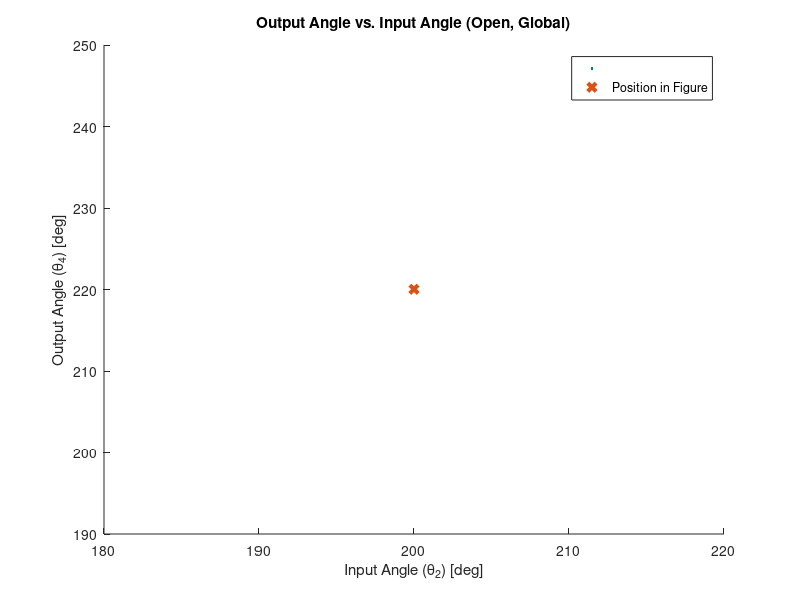
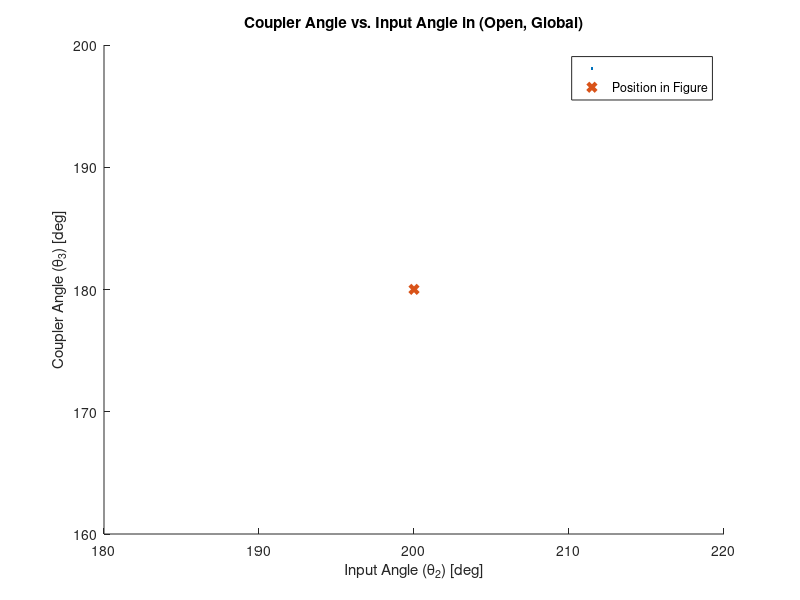
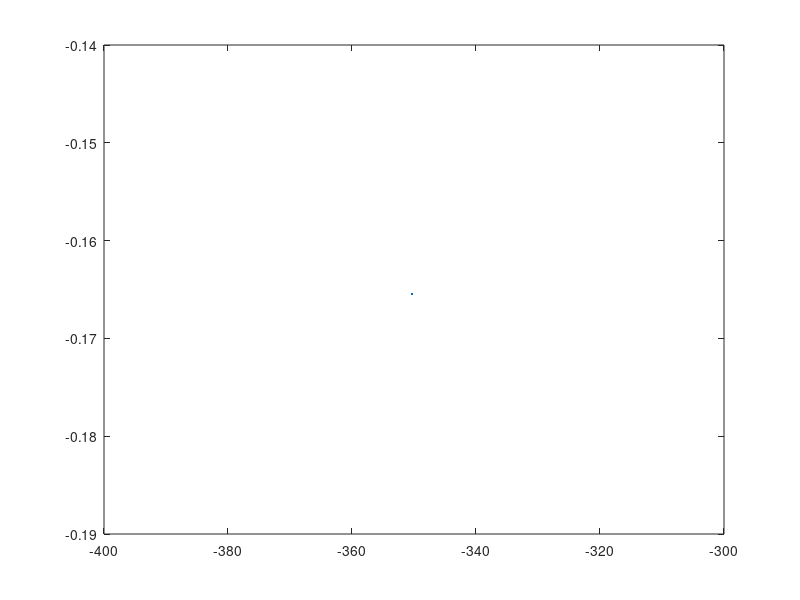

Source code (MATLAB) for these figures, in order: (Note: this script raises an error after producing the figures.)
%% ME480 Mechanism Solver
%Author: Michael Pagan
clc, clear, close all

%% 4 Bar Pin Joint Mechanism Parameters
% Link lengths
Lengths = [290/1000, 170/1000, 390/1000, 209/1000]; %a,b,c,d 
a = Lengths(1); %input (crank) length
b = Lengths(2); %coupler length
c = Lengths(3); %output length
d = Lengths(4); %ground length
units = 'mm'; %units of above link lengths

% transform between local and global coordinates
theta1 = 360 - 133.5; %ccw angle from local +x axis to global X axis
     %local +x points from crank ground to ouput ground (O2 to O4)  
     
% point of interest P on linkage
P_link = 'b'; %define which link the point is on: 'a' 'b' or 'c'
delta = 0; %fixed angle between selected link vector and point vector on 
                %link. e.g. angle between AB and AP. cw = negative
p = 350; %distance from link pin joint to desired point P (e.g. AP)

% position of mechanism shown in figure
theta2_fig_g = 200; %approximate theta 2 for determining configuration of 
                    %figure. Global system. Must be between 0-360 deg.
theta3_fig_g = 180; %approximate theta 3 for determining configuration of 
                    %figure. Global system. Must be between 0-360 deg. 
theta2_fig_l = theta2_fig_g + theta1; %DO NOT EDIT                 

% given speed and acceleration of crank
omega2 = -3; %input velocity [rad/s]
alpha2 = 1.60; %input acceleration [rad/s^2]

%Custom input range for crank in local coordinates
override_togs = 1; %change to 1 to use custom range
custom_input = theta2_fig_l; %specify custom range LOCAL coordinates
       
%No edits must be made below this header%    
%%%%%%%%%%%%%%%%%%%%%%%%%%%%%%%%%%%%%%%%%%%%%%%%%%%%%%%%%%%%%%%%%%%%%%%%%%
%   _  _     ____          _____    _____ _____ _   _ 
%  | || |   |  _ \   /\   |  __ \  |  __ \_   _| \ | |
%  | || |_  | |_) | /  \  | |__) | | |__) || | |  \| |
%  |__   _| |  _ < / /\ \ |  _  /  |  ___/ | | | . ` |
%     | |   | |_) / ____ \| | \ \  | |    _| |_| |\  |
%     |_|   |____/_/    \_\_|  \_\ |_|   |_____|_| \_|
%%%%%%%%%%%%%%%%%%%%%%%%%%%%%%%%%%%%%%%%%%%%%%%%%%%%%%%%%%%%%%%%%%%%%%%%%%                                                   
%% Toggle Positions
% Grashof determination
links = [a,b,c,d];
grash = 0; %flag for grashof
if (max(links)+ min(links)) <= sum(links)-(max(links)+ min(links))
    disp('GRASHOF MECHANISM')
    grash = 1;
else
    disp('NON-GRASHOF MECHANISM')
end

% Determine toggle points
%Flags for number of toggles
Onetog = 0;
Twotog = 0;
Notog = 0;

% Test for NaN case
tog1_inards = (a.^2+d.^2-b.^2-c.^2)./(2*a*d)+b*c./(a*d);
tog2_inards = (a.^2+d.^2-b.^2-c.^2)./(2*a*d)-b*c./(a*d);

% Calculate the two toggle positions, in local coordinates
if xor((abs(tog1_inards) > 1), (abs(tog2_inards) > 1))
    %checks that ONLY one of the toggle equations is valid
    Onetog = 1; %flag that we have opposite/equal togs
    disp('EQUAL AND OPPOSITE TOGGLE POSITIONS')
    if abs(tog1_inards) < 1 %plus case is valid
        theta_tog1_l = (acosd(tog1_inards)); %plus
        theta_tog2_l = -theta_tog1_l;

    else %minus case is valid
        theta_tog2_l = (acosd(tog2_inards)); % minus
        theta_tog1_l = -theta_tog2_l;
    end
elseif (abs(tog1_inards) > 1) && (abs(tog2_inards) > 1) 
    %checks that NEITHER toggle equations are valid
    disp('NO TOGGLE POSITIONS')
    Notog = 1;
else %both toggle equations must be valid
    disp('TWO UNIQUE TOGGLE POSITIONS')
    Twotog = 1;
    theta_tog1_l = (acosd(tog1_inards)); % plus
    theta_tog2_l = (acosd(tog2_inards)); % minus
end

%% Create input vector for current configuration
%determine if approximate theta 2 is between cw or ccw range of togs
if not(Notog)
    %create vector with original toggle points
    togs_l = [theta_tog1_l, theta_tog2_l];
    % create vector with positive toggle points
    togs_l_pos = togs_l + 360.*(togs_l < 0);
    % convert to global
    togs_g = togs_l_pos - theta1;
    
    if theta2_fig_l < max(togs_l_pos) && theta2_fig_g > min(togs_l_pos)
        toggle_dir = 1; %in this case the configuration lies in the ccw range
                        %of the toggle positions
    else
        toggle_dir = 0; %else configuration must be in the cw range
    end
end

%case for opposite and equal toggle angles. abs will be 0 to 180 deg
if override_togs > 0
    theta2l = custom_input;
    theta2g = theta2l - theta1;
else
    if Onetog
        % case for opposite and equal toggle angles
        if toggle_dir < 1 %from positive tog through +x axis to negative tog
            theta2l = flip(min(togs_l):0.5:max(togs_l)); %local
            theta2l = theta2l + 360.*(theta2l < 0);
        else % from positive tog through -x axis to negative tog
            theta2l = min(togs_l_pos):0.5:max(togs_l_pos); %local
        end

    elseif Twotog
        %case for two unique toggle points. togs will be [0 , 180] deg local
        % direction irrelevant bc range does not cross x axis
        theta2l = min(togs_l):0.5:max(togs_l); %local

    elseif Notog
        %case for no toggle points. Input angle theta 2 can go 360 deg
        theta2g = 0:0.5:360;
        theta2l = theta2g + theta1;
    end
end

% convert local input range to global
if not(Notog)
    theta2g = theta2l - theta1;
    theta2g = theta2g + 360.*(theta2g < 0);
end

% Make all negative input angles positive
theta2l = theta2l + 360.*(theta2l < 0);

%% Calculated Parameters
k1 = d./a;
k2 = d./c;
k3 = (a.^2-b.^2+c.^2+d.^2)./(2*a*c);
k4 = d./b;
k5 = (c.^2-d.^2-a.^2-b.^2)./(2*a*b);

A = cosd(theta2l)-k1-k2.*cosd(theta2l)+k3;
B = -2.*sind(theta2l);
C = k1-(k2+1).*cosd(theta2l)+k3;
D = cosd(theta2l)-k1+k4.*cosd(theta2l)+k5;
E = -2.*sind(theta2l);
F = k1 + (k4-1).*cosd(theta2l)+k5;

%% Output Angle Theta 4

%OPEN CONFIGURATION
%calculate the open configuration output angle. "Minus" eq
%find and remove imaginary input arguments
Q_m4 = (-B-sqrt(B.^2-4.*A.*C));
Q_m4(imag(Q_m4) ~= 0) = NaN;
%calculate the angle
theta4open_l = (2.*atan2d(Q_m4, 2.*A)); %local,
%convert to global. We only report output angles in global.
theta4open_g = theta4open_l - theta1;
%find and correct large and/or negative angles
for j = 1:2 %loop through twice for angles < -360
    theta4open_g = theta4open_g + 360.*(theta4open_g < 0);
end

%CLOSED CONFIGURATION
%calculate the closed configuration output angle. "Plus" eq
%find and remove imaginary input arguments
Q_p4 = (-B+sqrt(B.^2-4.*A.*C));
Q_p4(imag(Q_p4) ~= 0) = NaN;
%calculate the angle
theta4closed_l = (2.*atan2d(Q_p4,2.*A));%local,
%convert to global
theta4closed_g = theta4closed_l - theta1;
%find and correct large and/or negative angles
for j = 1:2
    theta4closed_g = theta4closed_g + 360.*(theta4closed_g < 0);
end

%DEPICTED CONFIGURATION
%calculate D,E,F for the current position
A_fig = cosd(theta2_fig_l)-k1-k2.*cosd(theta2_fig_l)+k3;
B_fig = -2.*sind(theta2_fig_l);
C_fig = k1-(k2+1).*cosd(theta2_fig_l)+k3;

%calculate closed theta 3 for current position
theta4closed_fig_l = (2.*atan2d(-B_fig+sqrt(B_fig.^2-4.*A_fig.*C_fig),...
                                    2.*A_fig)); %local, plus
%convert to global                  
theta4closed_fig_g = theta4closed_fig_l - theta1; 

%calculate open theta 3 for current position
theta4open_fig_l = 2.*atan2d(-B_fig-sqrt(B_fig.^2-4.*A_fig.*C_fig),...
                                    2.*A_fig); %local, minus
%convert to global                    
theta4open_fig_g = theta4open_fig_l - theta1;

%make sure angles are 0-360
for k = 1:2
    theta4open_fig_g = theta4open_fig_g + 360.*(theta4open_fig_g < 0);
    theta4closed_fig_g = theta4closed_fig_g + 360.*(theta4closed_fig_g < 0);
end

%% Coupler Angle Theta 3

%OPEN CONFIGURATION
%calculate the open configuration coupler angle. "Minus case"
%find and remove imaginary input arguments
Q_m3 = (-E-sqrt(E.^2-4.*D.*F));
Q_m3(imag(Q_m3) ~= 0) = NaN;
%calculate the angle
theta3open_l = (2.*atan2d(Q_m3,2.*D));%local, 
%convert to global
theta3open_g = theta3open_l - theta1;
%find and correct negative angles
for j = 1:2
    theta3open_g = theta3open_g + 360.*(theta3open_g < 0);
end

%CLOSED CONFIGURATION
%calculate the closed configuration coupler angle. "Plus case:"
%find and remove imaginary input arguments
Q_p3 = (-E+sqrt(E.^2-4.*D.*F));
Q_p3(imag(Q_p3) ~= 0) = NaN;
%calculate the angle
theta3closed_l = (2.*atan2d(Q_p3, 2.*D)); %local, plus
%convert to global
theta3closed_g = theta3closed_l - theta1; %
for j = 1:2
    theta3closed_g = theta3closed_g + 360.*(theta3closed_g < 0);
end

%DEPICTED CONFIGURATION
%calculate current coupler angle in given figure based on estimated theta2
%calculate D,E,F for the current position
D_fig = cosd(theta2_fig_l)-k1+k4.*cosd(theta2_fig_l)+k5;
E_fig = -2.*sind(theta2_fig_l);
F_fig = k1 + (k4-1).*cosd(theta2_fig_l)+k5;

%calculate closed theta 3 for current position
theta3closed_fig_l = (2.*atan2d((-E_fig+sqrt(E_fig.^2-4.*D_fig.*F_fig)),...
                      2.*D_fig)); %local, plus
%convert to global                  
theta3closed_fig_g = theta3closed_fig_l - theta1; 

%calculate open theta 3 for current position
theta3open_fig_l = (2.*atan2d((-E_fig-sqrt(E_fig.^2-4.*D_fig.*F_fig)),...
                        2.*D_fig));%local, 
%convert to global                    
theta3open_fig_g = theta3open_fig_l - theta1;

%make sure angles are 0-360
for k = 1:2
    theta3open_fig_g = theta3open_fig_g + 360.*(theta3open_fig_g < 0);
    theta3closed_fig_g = theta3closed_fig_g + 360.*(theta3closed_fig_g < 0);
end

%% Determine Configuration of Depiction in Figure
%check if open or closed coupler angle is closer to visually-estimated
    %coupler angle in figure. Comparison of absolute differences
if abs(theta3open_fig_g-theta3_fig_g) > abs(theta3closed_fig_g-theta3_fig_g)
    disp('FIGURE DEPICTS THE CLOSED CONFIGURATION')
    % flags for open/closed
    closed = 1;
    open = 0;
    
    theta3current_fig_g = theta3closed_fig_g;
    theta4current_fig_g = theta4closed_fig_g;
    
    theta3g = theta3closed_g;
    theta4g = theta4closed_g;
else
    disp('FIGURE DEPICTS THE OPEN CONFIGURATION')
    % flags for open/closed
    open = 1;
    closed = 0; 
    
    theta3current_fig_g = theta3open_fig_g;
    theta4current_fig_g = theta4open_fig_g;
    
    theta3g = theta3open_g;
    theta4g = theta4open_g;
end

%ensure the angles are (0-360)
for k = 1:2
    theta3current_fig_g = theta3current_fig_g + 360.*(theta3current_fig_g < 0);
    theta3current_fig_g = theta3current_fig_g - 360.*(theta3current_fig_g > 360);
    theta4current_fig_g = theta4current_fig_g + 360.*(theta4current_fig_g < 0);
    theta4current_fig_g = theta4current_fig_g - 360.*(theta4current_fig_g > 360);
end

%% Plot Coupler and Output Angles
figure(1)
hold on
plot((theta2g), theta4g,'.')
xlabel('Input Angle (\theta_2) [deg]')
ylabel('Output Angle (\theta_4) [deg]')
plot(theta2_fig_g, theta4current_fig_g, 'x','linewidth',3)
legend( '', 'Position in Figure')
if open
    title('Output Angle vs. Input Angle (Open, Global)')
else
    title('Output Angle vs. Input Angle (Closed, Global)')
end

figure(2)
hold on
plot(theta2g, theta3g, '.');
xlabel('Input Angle (\theta_2) [deg]')
ylabel('Coupler Angle (\theta_3) [deg]')
plot(theta2_fig_g, theta3current_fig_g, 'x','linewidth',3)
legend('','Position in Figure')
if open
    title('Coupler Angle vs. Input Angle in (Open, Global)')
else
    title('Coupler Angle vs. Input Angle in (Closed, Global)')
end

%% Point P on Coupler
%find the vector P in global space. 
if P_link == 'a' %point P is on link a (input). Pinned at O2
    %find angle of  O2P
    thetaP_g = theta2g + delta;
    
    % P-> = AP-> relative to O2
    P = p.*cosd(thetaP_g) + 1i.*p.*sind(thetaP_g);  
    
    %current position of point P
    thetaPcurrent_g = theta2_fig_g + delta;
    P_current = p.*cosd(thetaPcurrent_g) + 1i.*p.*sind(thetaPcurrent_g);  
    
elseif P_link == 'b' %point P is on link b (coupler). Pinned at A
    %find angle of AP
    thetaP_g = theta3g + delta;
    
    %P-> = AB-> + BP-> relative to O2
    P = a.*cosd(theta2g) + p.*cosd(thetaP_g) + ...
        1i.*(a.*sind(theta2g) + p.*sind(thetaP_g));
    
    %current position of point P
    thetaPcurrent_g = theta3current_fig_g + delta;
    P_current = a.*cosd(theta2_fig_g) + p.*cosd(thetaPcurrent_g) + ...
        1i.*(a.*sind(theta2_fig_g) + p.*sind(thetaPcurrent_g));
    
elseif P_link == 'c' %point P is on link c (output)
    %find angle O4P
    thetaP_g = theta4g + delta;
                                       
    
    % P-> = O2P-> relative to O4
    P = p.*cosd((thetaP_g)) + 1i.*p.*sind((thetaP_g));

    %current position of point P relative to O4
    thetaPcurrent_g = theta4current_fig_g + delta;
    P_current = p.*cosd(thetaPcurrent_g) + 1i.*p.*sind(thetaPcurrent_g); 
    
else %point P link incorrectly defined
    disp('Incorrect definition of link for point P. Check  var ''P_link''')
end

Px = real(P);
Py = imag(P);
Px_current = real(P_current);
Py_current = imag(P_current);

%% Plot Position on Coupler

figure(4)
plot(Px, Py, '.')
xlabel({"X Position [" + units + "["})
ylabel("Y Position [" + units + "]")
daspect([1 1 1]);

if open
    title('Position of Point P (Open)')
else
    title('Position of Point P (Closed)')
end

hold on
%plot current position of P
plot(Px_current, Py_current, 'x','linewidth',2)

%plot and label the origin
plot(0,0,'ks','linewidth', 4)
if P_link == 'b' || P_link == 'a' %O2 is at the origin
    text(.05.*range([Px]),0, {'O_2'})
elseif P_link == 'c' %O4 is at origin
    text(.05.*range([Px]),0, {'O_4'})
end

%% Velocity Analysis
omega3 = a.*omega2./b .* (sind(theta4g-theta2g)./sind(theta3g-...
    theta4g));
omega4 = a.*omega2./c .* (sind(-theta3g+theta2g)./sind(theta4g-...
    theta3g));

% filter out very high velocities
omega3(abs(theta3g-theta4g) < 0.1) = NaN;
omega4(abs(theta3g-theta4g) < 0.1) = NaN;

% velocity of A (crank end), is tangential to crank arc
VA_g = a.*omega2.*(-sind(theta2g)+1i.*cosd(theta2g));

% velocity of B relative to A
VBA_g = b.*omega3 .*(-sind(theta3g)+1i.*cosd(theta3g));

% velocity of B, is tangential to output arc
VB_g = c.*omega4 .*(-sind(theta4g)+1i.*cosd(theta4g));

% velocity of P relative to A
VPA_g = p.*omega3 .* -sind(theta3g + delta) + 1i.*p.*omega3 ...
    .* cosd(theta3g+delta);
% velocity of P
VP_g = VA_g + VPA_g;

% velocity magnitudes
VA_mag = abs(VA_g);
VB_mag = abs(VB_g);
VP_mag = abs(VP_g);

%% Plot velocity
figure(5)
plot(theta2g, VP_mag, '.');
xlabel('Input Angle (\theta_2) [deg]')
ylabel("|V_P| [" + units +"/s]")

if open
    title('Point P Velocity vs Input Angle (Open)')
else
    title('Point P Velocity vs Input Angle (Closed)')
end

%% Acceleration Analysis
A_a = c*sind(theta4g);
B_a = b*sind(theta3g);
C_a = a*alpha2.*sind(theta2g)+a*omega2.^2.*cosd(theta2g)+b*omega3.^2 ...
    .*cosd(theta3g) - c*omega4.^2 .*cosd(theta4g);
D_a = c*cosd(theta4g);
E_a = b*cosd(theta3g);
F_a = a*alpha2.*cosd(theta2g)- a*omega2.^2.*sind(theta2g)-b*omega3.^2 ...
    .*sind(theta3g) + c*omega4.^2 .*sind(theta4g);

alpha3 = (C_a.*D_a - A_a.*F_a)./(A_a.*E_a - B_a.*D_a);
alpha4 = (C_a.*E_a - B_a.*F_a)./(A_a.*E_a - B_a.*D_a);

%Linear Acceleration of P
A_A = a*alpha2.*(-sind(theta2g)+1i*cosd(theta2g)) ...
    - a*omega2.^2.*(cosd(theta2g)+1i*sind(theta2g));
A_PA = p*alpha3.*(-sind(theta3g+delta)+1i*cosd(theta3g+delta)) ...
    - p*omega3.^2.*(cosd(theta3g+delta)+1i*sind(theta3g+delta));

A_P = A_A + A_PA;

%% Plot Acceleration
figure(6)
plot(theta2g, alpha4, '.');
xlabel('Input Angle (\theta_2) [deg]')
ylabel("\alpha_{5} [" + units +"/s^2]")

if open
    title('Link 5 Angular Acceleration vs Input Angle (Open)')
else
    title('Link 5 Angular Acceleration vs Input Angle (Closed)')
end

figure(7)
plot(theta2g, abs(A_P), '.');
xlabel('Input Angle (\theta_2) [deg]')
ylabel("Linear Acceleration of Point F [" + units +"/s^2]")

if open
    title('Point F Linear Acceleration vs Input Angle (Open)')
else
    title('Point F Linear Acceleration vs Input Angle (Closed)')
end
%% Print Relevant Values
%print values only if evaluating for one theta 2 input
if length(theta2g) == 1
    %define output vectors
    links = ["Crank (a)", "Coupler (b)", "Output (c)"]';
    thetas = [theta2g, theta3g, theta4g]';
    omegas = [omega2, omega3, omega4]';
    alphas = [alpha2 , alpha3, alpha4]';
    %create and display the table
    mechanism_state = table;
    mechanism_state.Link = links;
    mechanism_state.Angle = thetas;
    mechanism_state.Speed = omegas;
    mechanism_state.Acceleration = alphas;
    mechanism_state.Properties.VariableNames{2} = 'Angle [deg]';
    mechanism_state.Properties.VariableNames{3} = 'Speed [rad/s]';
    mechanism_state.Properties.VariableNames{4} = 'Acceleration [rad/s^2]';
    disp(mechanism_state)
end

%% Force Analysis
% applied force
F_P = 0;
F_Px = 0;
F_Py = -110;

% applied torque
T4 = 0; %torque on link 4
T3 = 0; %torque on link 3
% T12 = 0; %torque on link 2

% gravitational acceleration in/s^2, m/s^2
g_in = 386.08858267717;
g_m = 9.81;

% given masses kg
m2 = 3.1;
m3 = 5.2;
m4 = 4.1;

% self-weights
w2 = m2*g_m;
w3 = m3*g_m;
w4 = m4*g_m;


% convert to masses
% m2 = w2/g_m; % [kg]
% m3 = w3/g_m;
% m4 = w4/g_m;

% moments of inertia (slender rods)
I2 = 0.026;
I3 = 0.088;
I4 = 0.060;

% R components (slender rods with CG at center)
R_12 = 150/1000 * (cosd(theta2g-180) + 1i*sind(theta2g-180));
R_12x = real(R_12);
R_12y = imag(R_12);

R_32 = (290-150)/1000 * (cosd(theta2g) + 1i*sind(theta2g));
R_32x = real(R_32);
R_32y = imag(R_32);

R_23 = (75+170)/1000 * (cosd(theta3g+delta-180) + 1i*sind(theta3g+delta-180));
R_23x = real(R_23);
R_23y = imag(R_23);

R_P = (180-75)/1000 * (cosd(theta3g) + 1i*sind(theta3g));
R_Px = real(R_P);
R_Py = imag(R_P);

R_43 = 75/1000 * (cosd(theta3g-delta-180) + 1i*sind(theta3g-delta-180));
R_43x = real(R_43);
R_43y = imag(R_43);

R_34 = (390-200)/1000 * (cosd(theta4g) + 1i*sind(theta4g));
R_34x = real(R_34);
R_34y = imag(R_34);

R_14 = 200/1000 * (cosd(theta4g-180) + 1i*sind(theta4g-180));
R_14x = real(R_14);
R_14y = imag(R_14);

% CG accelerations
A_G2 = 150/1000 * alpha2.*(-sind(theta2g)+1i*cosd(theta2g)) ...
    - 150/1000 * omega2.^2.*(cosd(theta2g)+1i*sind(theta2g));
A_G2x = real(A_G2);
A_G2y = imag(A_G2);

A_A = a*alpha2.*(-sind(theta2g)+1i*cosd(theta2g)) ...
    - a*omega2.^2.*(cosd(theta2g)+1i*sind(theta2g));
A_G3A = (75+170)/1000*alpha3.*(-sind(theta3g+delta)+1i*cosd(theta3g+delta)) ...
    - (75+170)/1000*omega3.^2.*(cosd(theta3g+delta)+1i*sind(theta3g+delta));
A_G3 = A_A + A_G3A;
A_G3x = real(A_G3);
A_G3y = imag(A_G3);

A_G4 = 200/1000 * alpha4.*(-sind(theta4g)+1i*cosd(theta4g)) ...
    - 200/1000 * omega4.^2.*(cosd(theta4g)+1i*sind(theta4g));
A_G4x = real(A_G4);
A_G4y = imag(A_G4);

% solve system of equations
A_fa =   [1 0 1 0 0 0 0 0 0;
         0 1 0 1 0 0 0 0 0;
         -R_12y R_12x -R_32y R_32x 0 0 0 0 1;
         0 0 -1 0 1 0 0 0 0;
         0 0 0 -1 0 1 0 0 0;
         0 0 R_23y -R_23x -R_43y R_43x 0 0 0;
         0 0 0 0 -1 0 1 0 0;
         0 0 0 0 0 -1 0 1 0;
         0 0 0 0 R_34y -R_34x -R_14y R_14x 0];
b_fa = [m2*A_G2x;
     m2*A_G2y + w2;
     I2*alpha2;
     m3*A_G3x-F_Px;
     m3*A_G3y-F_Py + w3;
     I3*alpha3 - R_Px*F_Py + R_Py*F_Px;
     m4*A_G4x;
     m4*A_G4y + w4;
     I4*alpha4 - T4];
 
x_fa = linsolve(A_fa,b_fa);

% Force magnitudes
F_12 = sqrt(x_fa(1)^2+x_fa(2)^2);

F_32 = sqrt(x_fa(3)^2+x_fa(4)^2);

F_43 = sqrt(x_fa(5)^2+x_fa(6)^2);

F_14 = sqrt(x_fa(7)^2+x_fa(8)^2);

T_12 = x_fa(9);

%% Torque Analysis by Energy Method
%CG Velocities
V_G2 = a/2 .* omega2.*(-sind(theta2g)+1i.*cosd(theta2g)); %cg of link 2
V_G2x = real(V_G2);
V_G2y = imag(V_G2);

%cg of link 3 relative to link 1 end
V_G3A = 7.09 .* omega3 .* (-sind(theta3g+delta)+1i.*cosd(theta3g+delta)); 

%VA_g = velocity of A (crank end), is tangential to crank arc
V_G3 = VA_g + V_G3A; %cg of link 3
V_G3x = real(V_G3);
V_G3y = imag(V_G3);

V_G4 = c/2 .* omega4 .*(-sind(theta4g)+1i.*cosd(theta4g)); %cg of link 4
V_G4x = real(V_G4);
V_G4y = imag(V_G4);


% CG Accelerations found in previous section
% Moments of inertia defined in previous section
% Torques defined in previous section

%Energy Equation
syms T12
Energy_LHS = -w2*V_G2y - w3*V_G3y - w4*V_G4y + T12*omega2;
Energy_RHS = m2*(A_G2x*V_G2x + A_G2y*V_G2y) + m3*(A_G3x*V_G3x + ... 
    A_G3y*V_G3y) + m4*(A_G4x*V_G4x + A_G4y*V_G4y) + ...
    (I2*alpha2*omega2+I3*alpha3*omega3+I4*alpha4*omega4);

T_12e = solve(Energy_LHS==Energy_RHS, T12);
T_12e = double(T_12e);
